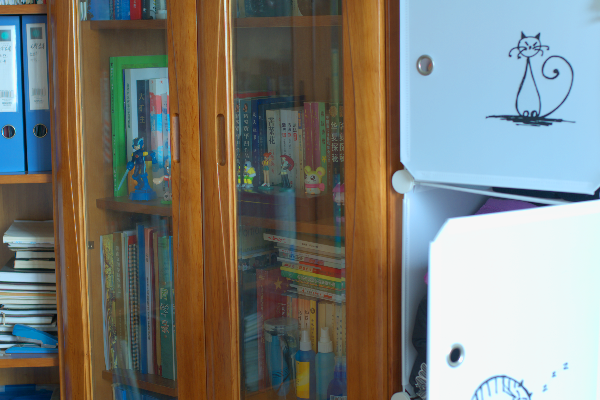
#> input picture Data/1.png, 600 x 400 px, found by its file name
$ python cv_ssr.py
#> lines starting #> are read from the running program, lines starting #| are printed output that depends on the picture
import numpy as np
import cv2
from scipy.fftpack import fft,ifft
import matplotlib.pyplot as plt

print("cv2:",cv2.__version__)

def singleScaleRetinex(img, sigma):

    retinex = np.log10(img) - np.log10(cv2.GaussianBlur(img, (0, 0), sigma))    # S - F*S

    return retinex

def multiScaleRetinex(img, sigma_list):

    retinex = np.zeros_like(img)
    for sigma in sigma_list:
        retinex += singleScaleRetinex(img, sigma)

    retinex = retinex / len(sigma_list)

    return retinex

def replaceZeroes(data):
    min_nonzero = min(data[np.nonzero(data)])
    data[data == 0] = min_nonzero
    return data

def SSR(src_img, size=3):
    L_blur = cv2.GaussianBlur(src_img, (size, size), 0)
    img = replaceZeroes(src_img)
    L_blur = replaceZeroes(L_blur)

    dst_Img = cv2.log(img/255.0)
    dst_Lblur = cv2.log(L_blur/255.0)
    dst_IxL = cv2.multiply(dst_Img,dst_Lblur)
    log_R = cv2.subtract(dst_Img, dst_IxL)

    dst_R = cv2.normalize(log_R,None,0,255,cv2.NORM_MINMAX)
    log_uint8 = cv2.convertScaleAbs(dst_R)
    return log_uint8

def MSR(img):
    weight = 1 / 3.0
    scales = [15, 101, 301]
    scales_size = len(scales)
    h, w = img.shape[:2]
    log_R = np.zeros((h, w), dtype=np.float32)

    for i in range(scales_size):
        img = replaceZeroes(img)
        L_blur = cv2.GaussianBlur(img, (scales[i], scales[i]), 0)  # SSR ?
        L_blur = replaceZeroes(L_blur)
        dst_Img = cv2.log(img/255.0)   # S
        dst_Lblur = cv2.log(L_blur/255.0)   # F
        dst_Ixl = cv2.multiply(dst_Img, dst_Lblur)
        log_R += weight * cv2.subtract(dst_Img, dst_Ixl)     # Retinex S - S*F

    log_L = np.log(img) - log_R

    dst_R = cv2.normalize(log_R,None, 0, 255, cv2.NORM_MINMAX)
    R = cv2.convertScaleAbs(dst_R)
    dst_L = cv2.normalize(log_L, None, 0, 255, cv2.NORM_MINMAX)
    L = cv2.convertScaleAbs(dst_L)

    return R, L

def Decom(img):
#> called with img = '../figures/ExDark/1.PNG'
    src_img = cv2.imread(img)
#> src_img is the input picture: shape (400, 600, 3); mean B, G, R 119.7, 126.5, 125.2
    (b_gray, g_gray, r_gray) = cv2.split(src_img)
    b_R, b_L = MSR(b_gray)  #
#> the loop in MSR, `for i in range(scales_size):` made 3 passes
#> pass 1, in MSR, `dst_Lblur = cv2.log(L_blur/255.0)`:
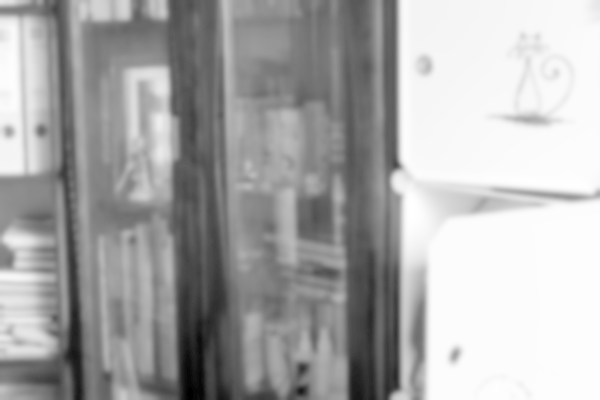
#> dst_Lblur: shape (400, 600) float64; min -3.14, max 0, mean -1.04; drawn with min black and max white
#> in MSR, `log_L = np.log(img) - log_R`:
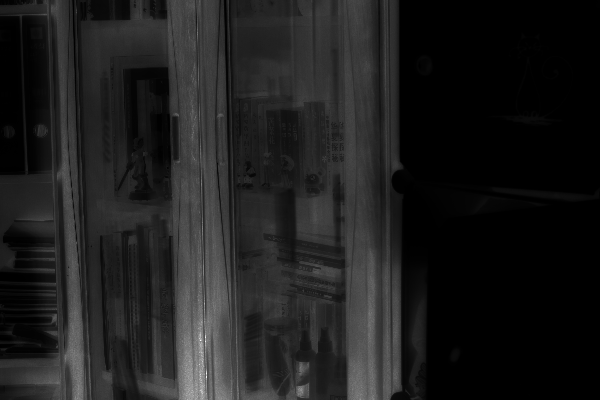
#> log_L: shape (400, 600) float32; min 5.54, max 18.73, mean 7.1; drawn with min black and max white
    g_R, g_L = MSR(g_gray)
#> the loop in MSR (call 2), `for i in range(scales_size):` made 3 passes
#> pass 1, in MSR (call 2), `L_blur = cv2.GaussianBlur(img, (scales[i], scales[i]), 0)`:
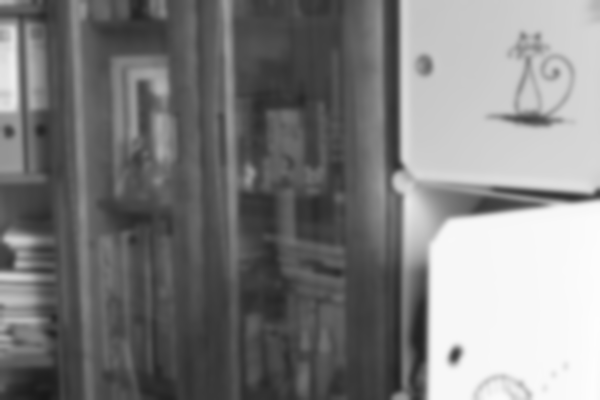
#> L_blur: shape (400, 600); min 24, max 253, mean 126.5
#> pass 1, in MSR (call 2), `dst_Ixl = cv2.multiply(dst_Img, dst_Lblur)`:
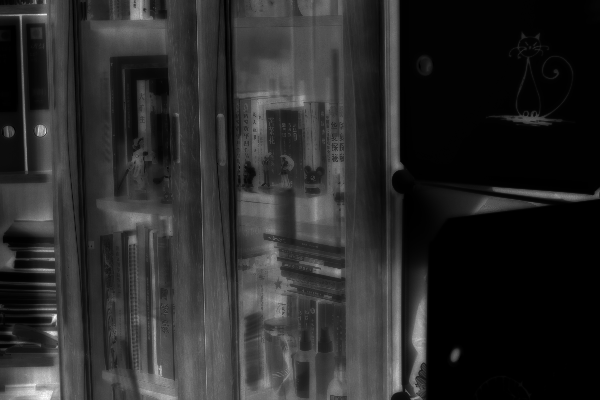
#> dst_Ixl: shape (400, 600) float64; min 0, max 6.02, mean 1.01; drawn with min black and max white
    r_R, r_L = MSR(r_gray)
#> the loop in MSR (call 3), `for i in range(scales_size):` made 3 passes
#> pass 1, in MSR (call 3), `L_blur = cv2.GaussianBlur(img, (scales[i], scales[i]), 0)`:
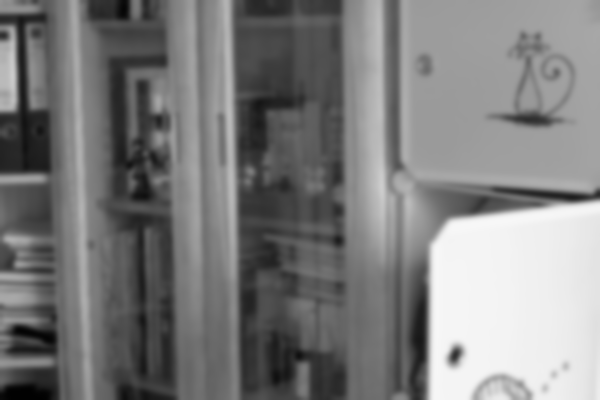
#> L_blur: shape (400, 600); min 1, max 247, mean 125.2
#> pass 1, in MSR (call 3), `dst_Lblur = cv2.log(L_blur/255.0)`:
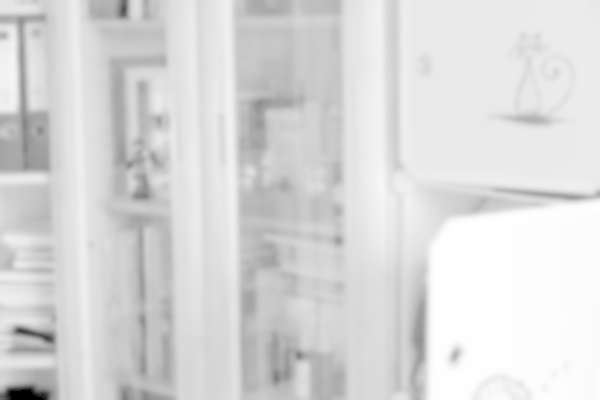
#> dst_Lblur: shape (400, 600) float64; min -5.54, max -0.0319, mean -0.837; drawn with min black and max white
    result_R = cv2.merge([b_R, g_R, r_R])
    result_L = cv2.merge([b_L, g_L, r_L])
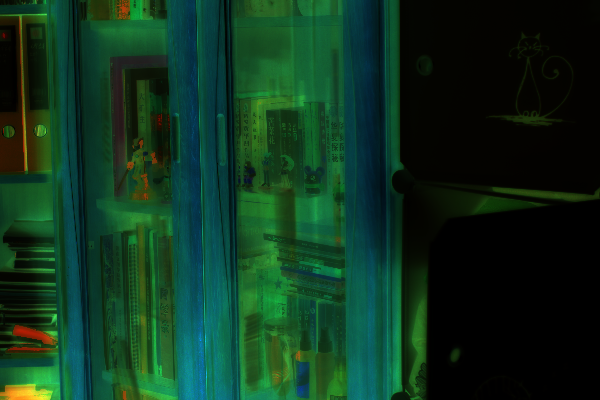
#> result_L: shape (400, 600, 3); mean B, G, R 30.2, 51.4, 14.1
    cv2.imshow('L', result_L)
    cv2.imshow('img',src_img)
    cv2.imshow('R',result_R)
    cv2.waitKey(0)
    cv2.destroyAllWindows()
    plt.imshow(result_L, cmap='gray')
    plt.show()
    return result_R, result_L


if __name__ == '__main__':
    img = '../figures/ExDark/1.PNG'
    result_R, result_L = Decom(img)

$ run again, with Data/111.png copied over Data/1.png
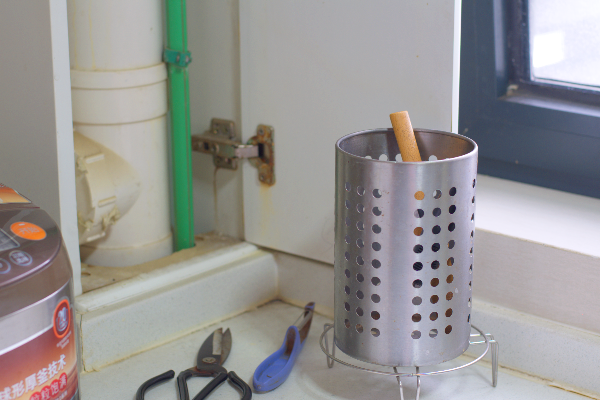
#> input picture Data/111.png, 600 x 400 px, found by its file name
#> in Decom, src_img is the input picture: shape (400, 600, 3); mean B, G, R 147.5, 148.9, 150.6
#> the loop in MSR, `for i in range(scales_size):` made 3 passes
#> the loop in MSR (call 2), `for i in range(scales_size):` made 3 passes
#> the loop in MSR (call 3), `for i in range(scales_size):` made 3 passes
#> after the loop in MSR (call 3), `for i in range(scales_size):`:
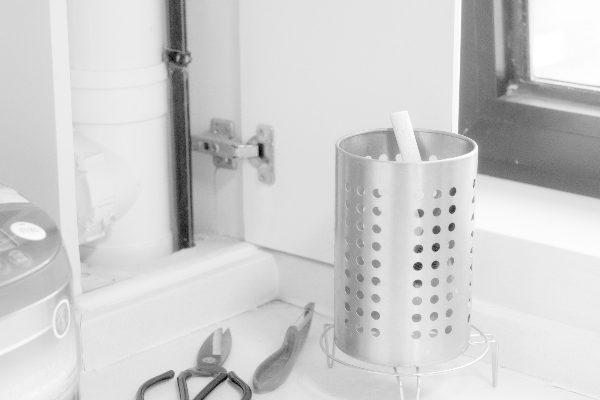
#> log_R: shape (400, 600) float32; min -5.26, max 0, mean -0.979; drawn with min black and max white
#> in Decom, `result_L = cv2.merge([b_L, g_L, r_L])`:
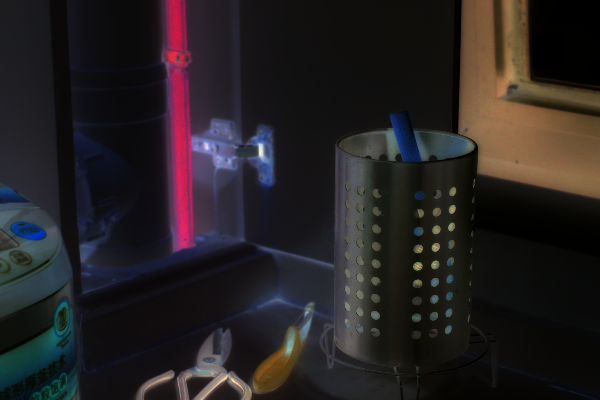
#> result_L: shape (400, 600, 3); mean B, G, R 34.6, 33.2, 37.8

$ run again, with Data/146.png copied over Data/1.png
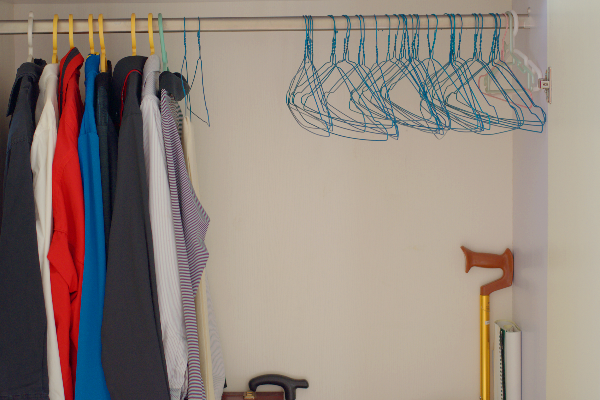
#> input picture Data/146.png, 600 x 400 px, found by its file name
#> in Decom, src_img is the input picture: shape (400, 600, 3); mean B, G, R 125.9, 134.5, 147.1
#> the loop in MSR, `for i in range(scales_size):` made 3 passes
#> the loop in MSR (call 2), `for i in range(scales_size):` made 3 passes
#> the loop in MSR (call 3), `for i in range(scales_size):` made 3 passes
#> pass 1, in MSR (call 3), `dst_Lblur = cv2.log(L_blur/255.0)`:
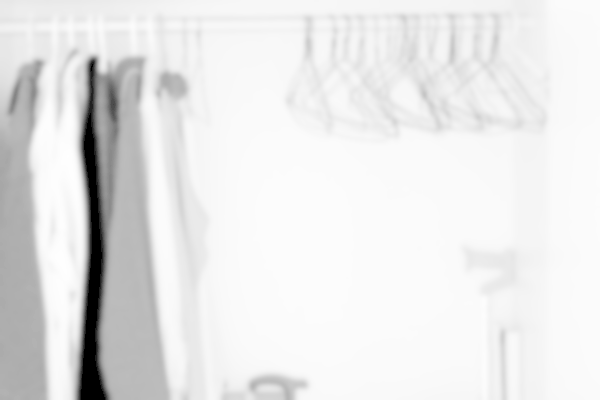
#> dst_Lblur: shape (400, 600) float64; min -5.54, max -0.223, mean -0.723; drawn with min black and max white
#> in Decom, `result_L = cv2.merge([b_L, g_L, r_L])`:
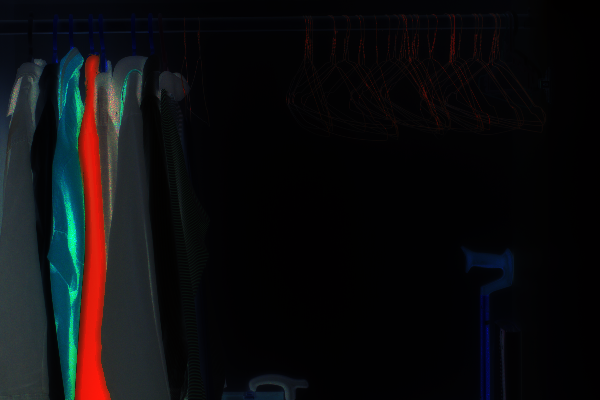
#> result_L: shape (400, 600, 3); mean B, G, R 14.8, 13.2, 13.6
